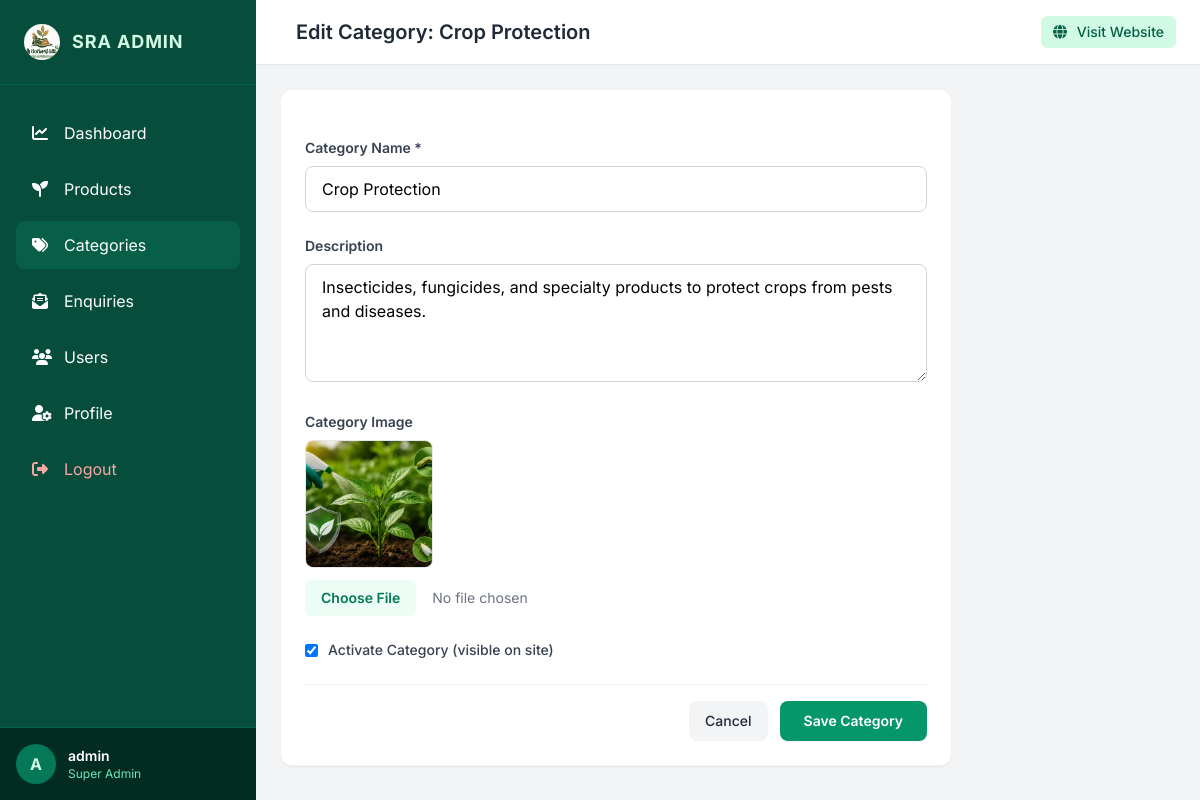
Screenshot of /dashboard/categories/edit/3/ (signed in) with the database file from the repository.
### accounts/models.py (models this page shows, shortened)
class User(AbstractUser):
    ROLE_CHOICES = (
        ('super_admin', 'Super Admin'),
        ('admin', 'Admin'),
        ('store_manager', 'Store Manager'),
    )
    role = models.CharField(max_length=20, choices=ROLE_CHOICES, default='store_manager')
    avatar = models.ImageField(upload_to='avatars/', null=True, blank=True)
    phone = models.CharField(max_length=15, null=True, blank=True)
    objects = UserManager()

### categories/models.py (models this page shows, shortened)
class Category(models.Model):
    name = models.CharField(max_length=100, unique=True)
    slug = models.SlugField(max_length=120, unique=True, blank=True)
    description = models.TextField(blank=True, null=True)
    image = models.ImageField(upload_to='categories/', blank=True, null=True)
    is_active = models.BooleanField(default=True)
    created_at = models.DateTimeField(auto_now_add=True)
    updated_at = models.DateTimeField(auto_now=True)
    class Meta:
        verbose_name_plural = "Categories"
        ordering = ['name']

### dashboard/views.py (the view)
        def wrapped_view(request, *args, **kwargs):
            if not request.user.is_authenticated:
                return redirect('login')
            if request.user.role in allowed_roles or request.user.is_superuser:
                return view_func(request, *args, **kwargs)
            messages.error(request, "You do not have permission to access this page.")
            return redirect('dashboard_home')

### categories/views.py (called while the page is built, shortened)
@login_required
@role_required(['super_admin', 'admin'])
def category_edit(request, pk):
    category = get_object_or_404(Category, pk=pk)
    return render(request, 'dashboard/categories/form.html', {'category': category})

### dashboard/views.py (called while the page is built)
def role_required(allowed_roles):
    def decorator(view_func):
        def wrapped_view(request, *args, **kwargs):
            if not request.user.is_authenticated:
                return redirect('login')
            if request.user.role in allowed_roles or request.user.is_superuser:
                return view_func(request, *args, **kwargs)
            messages.error(request, "You do not have permission to access this page.")
            return redirect('dashboard_home')
        return wrapped_view
    return decorator

### templates/dashboard/categories/form.html (shortened to what this page needs)
{% extends 'dashboard/base.html' %}
{% block header_title %}{% if category %}Edit Category: {{ category.name }}{% else %}Add Category{% endif %}{% endblock %}
{% block content %}
<div class="max-w-2xl bg-white rounded-xl shadow-sm border border-gray-100 overflow-hidden">
  <form method="POST" enctype="multipart/form-data" class="p-6 space-y-6">
    <div>
      <label class="block text-sm font-semibold text-gray-700 mb-2">Category Name *</label>
      <input type="text" name="name" value="{{ category.name|default:'' }}" required placeholder="e.g. Fertilisers" class="w-full px-4 py-2.5 rounded-lg border border-gray-300 focus:ring-2 focus:ring-emerald-500 focus:border-emerald-500 transition-shadow">
    </div>
    <div>
      <label class="block text-sm font-semibold text-gray-700 mb-2">Description</label>
      <textarea name="description" rows="4" placeholder="Enter category description..." class="w-full px-4 py-2.5 rounded-lg border border-gray-300 focus:ring-2 focus:ring-emerald-500 focus:border-emerald-500 transition-shadow">{{ category.description|default:'' }}</textarea>
    </div>
    <div>
      <label class="block text-sm font-semibold text-gray-700 mb-2">Category Image</label>
      {% if category.image %}
        <div class="mb-3">
          <img src="{{ category.image.url }}" alt="Category Image" class="w-32 h-32 object-cover rounded-lg border border-gray-200" loading="lazy" width="800" height="600">
        </div>
      {% endif %}
      <input type="file" name="image" class="w-full text-sm text-gray-500 file:mr-4 file:py-2 file:px-4 file:rounded-md file:border-0 file:text-sm file:font-semibold file:bg-emerald-50 file:text-emerald-700 hover:file:bg-emerald-100 cursor-pointer">
    </div>
    <div class="flex items-center">
      <input type="checkbox" name="is_active" id="is_active" {% if category %}{% if category.is_active %}checked{% endif %}{% else %}checked{% endif %} class="w-4.5 h-4.5 text-emerald-600 border-gray-300 rounded focus:ring-emerald-500">
      <label for="is_active" class="ml-2.5 text-sm font-medium text-gray-700">Activate Category (visible on site)</label>
    </div>
    <div class="pt-4 border-t border-gray-100 flex justify-end space-x-3">
      <a href="{% url 'category_list' %}" class="bg-gray-100 hover:bg-gray-200 text-gray-800 text-sm font-medium px-4 py-2.5 rounded-lg transition-colors">Cancel</a>
      <button type="submit" class="bg-emerald-600 hover:bg-emerald-700 text-white text-sm font-semibold px-6 py-2.5 rounded-lg transition-colors shadow-sm">Save Category</button>
    </div>
  </form>
</div>
{% endblock %}

### templates/dashboard/base.html (shortened to what this page needs)
{% load static %}
<!DOCTYPE html>
<html lang="en">
<head>
  <script src="https://cdn.tailwindcss.com"></script>
  <link rel="stylesheet" href="https://cdnjs.cloudflare.com/ajax/libs/font-awesome/6.4.0/css/all.min.css">
</head>
<body class="flex bg-gray-100 min-h-screen">
  <aside id="sidebar" class="bg-emerald-900 text-white w-64 min-h-screen flex flex-col transition-all duration-300 ease-in-out z-30 fixed lg:static -translate-x-full lg:translate-x-0">
    <div class="p-6 border-b border-emerald-800 flex items-center justify-between">
      <div class="flex items-center space-x-3">
        <img src="{% static 'logo.webp' %}" alt="SRA Logo" class="w-9 h-9 rounded-full" loading="lazy" width="40" height="40">
        <span class="font-bold text-lg tracking-wider text-emerald-100">SRA ADMIN</span>
      </div>
    </div>
    <nav class="flex-1 px-4 py-6 space-y-2 overflow-y-auto">
      <a href="{% url 'dashboard_home' %}" class="flex items-center space-x-3 px-4 py-3 rounded-lg hover:bg-emerald-800 transition-colors {% if request.resolver_match.url_name == 'dashboard_home' %}bg-emerald-800{% endif %}">
        <i class="fa-solid fa-chart-line w-5"></i>
        <span>Dashboard</span>
      </a>
      <a href="{% url 'product_list' %}" class="flex items-center space-x-3 px-4 py-3 rounded-lg hover:bg-emerald-800 transition-colors {% if 'product' in request.path %}bg-emerald-800{% endif %}">
        <i class="fa-solid fa-seedling w-5"></i>
        <span>Products</span>
      </a>
      <a href="{% url 'category_list' %}" class="flex items-center space-x-3 px-4 py-3 rounded-lg hover:bg-emerald-800 transition-colors {% if 'categories' in request.path %}bg-emerald-800{% endif %}">
        <i class="fa-solid fa-tags w-5"></i>
        <span>Categories</span>
      </a>
      <a href="{% url 'enquiry_list' %}" class="flex items-center space-x-3 px-4 py-3 rounded-lg hover:bg-emerald-800 transition-colors {% if 'enquiries' in request.path %}bg-emerald-800{% endif %}">
        <i class="fa-solid fa-envelope-open-text w-5"></i>
        <span>Enquiries</span>
      </a>
      {% if request.user.role == 'super_admin' or request.user.role == 'admin' %}
      <a href="{% url 'user_list' %}" class="flex items-center space-x-3 px-4 py-3 rounded-lg hover:bg-emerald-800 transition-colors {% if 'users' in request.path %}bg-emerald-800{% endif %}">
        <i class="fa-solid fa-users w-5"></i>
        <span>Users</span>
      </a>
      {% endif %}
      <a href="{% url 'profile_edit' %}" class="flex items-center space-x-3 px-4 py-3 rounded-lg hover:bg-emerald-800 transition-colors {% if 'profile' in request.path %}bg-emerald-800{% endif %}">
        <i class="fa-solid fa-user-gear w-5"></i>
        <span>Profile</span>
      </a>
      <a href="{% url 'logout' %}" class="flex items-center space-x-3 px-4 py-3 rounded-lg hover:bg-emerald-800 text-red-300 transition-colors mt-8">
        <i class="fa-solid fa-right-from-bracket w-5"></i>
        <span>Logout</span>
      </a>
    </nav>
    <div class="p-4 border-t border-emerald-800 flex items-center space-x-3 bg-emerald-950">
      {% if request.user.avatar %}
        <img src="{{ request.user.avatar.url }}" alt="Avatar" class="w-10 h-10 rounded-full object-cover" loading="lazy" width="800" height="600">
      {% else %}
        <div class="w-10 h-10 rounded-full bg-emerald-700 flex items-center justify-center font-bold text-emerald-100">
          {{ request.user.username|slice:":1"|upper }}
        </div>
      {% endif %}
      <div class="flex-1 min-w-0">
        <p class="text-sm font-semibold truncate">{{ request.user.username }}</p>
        <p class="text-xs text-emerald-300 capitalize truncate">{{ request.user.get_role_display }}</p>
      </div>
    </div>
  </aside>
  <div class="flex-1 flex flex-col min-w-0 overflow-hidden lg:pl-0">
    <header class="bg-white border-b border-gray-200 px-6 py-4 flex items-center justify-between z-10">
      <div class="flex items-center space-x-4">
        <h1 class="text-xl font-semibold text-gray-800">{% block header_title %}SRA Admin Dashboard{% endblock %}</h1>
      </div>
      <div class="flex items-center space-x-4">
        <a href="{% url 'home' %}" target="_blank" class="text-sm bg-emerald-100 text-emerald-800 px-3 py-1.5 rounded-md font-medium hover:bg-emerald-200 transition-colors">
          <i class="fa-solid fa-globe mr-1.5"></i> Visit Website
        </a>
      </div>
    </header>
<main id="main-content">
    <main class="flex-1 overflow-y-auto p-6">
      {% block content %}{% endblock %}
    </main>
  </div>
</body>
</html>

### templates/dashboard/base.html (style rules this page uses)
body { font-family: 'Inter', sans-serif; background-color: #f3f4f6; }

### rows the page displays
User: user.username "A", user.username "admin", user.role "Super Admin"
Category: name "Crop Protection", description "Insecticides, fungicides, and specialty products to protect crops from pests and diseases.", image (picture), is_active "☑"
